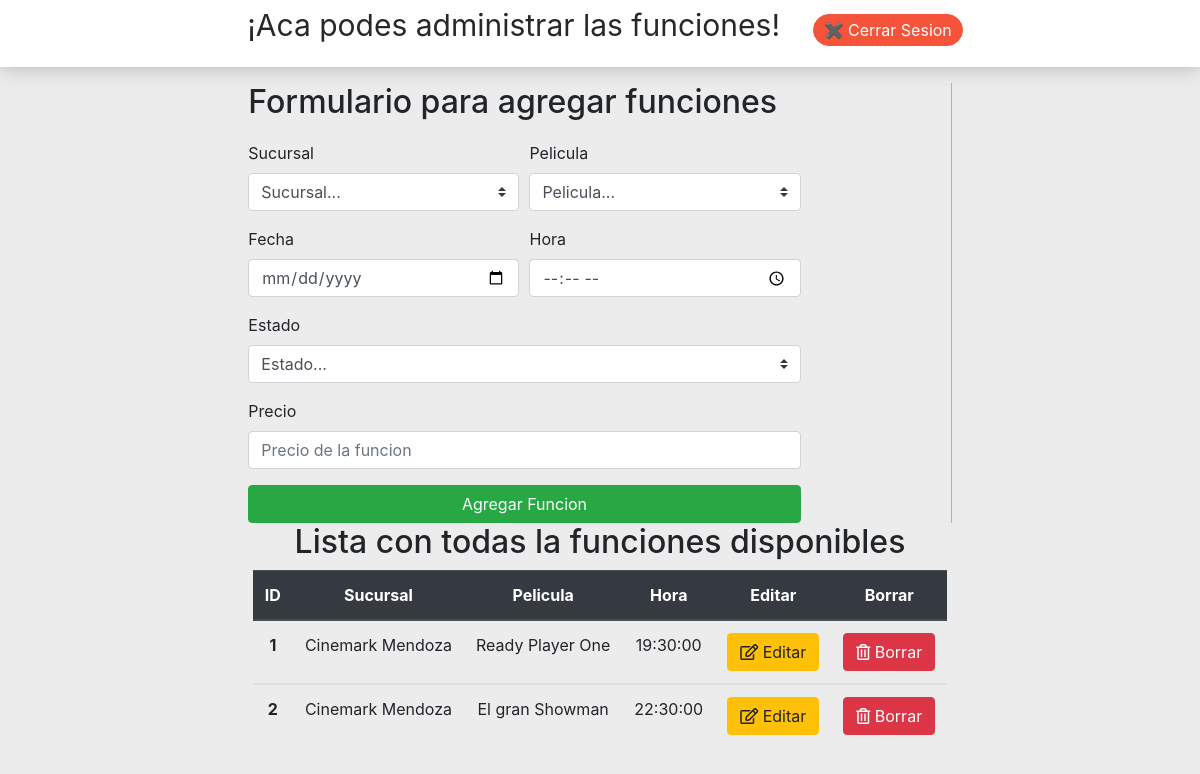
The page /views/admin/admin.funciones.view.php on the database its author committed.
### tables this page shows
CREATE TABLE `funciones` (
  `fun_idFuncion` int(4) NOT NULL,
  `idSucursal` int(4) NOT NULL,
  `idPelicula` int(11) NOT NULL,
  `fun_horarioFuncion` time NOT NULL,
  `fun_fechaFuncion` date NOT NULL,
  `fun_estadoFuncion` tinyint(1) NOT NULL,
  `fun_precioFuncion` int(4) NOT NULL
);

CREATE TABLE `sucursales` (
  `suc_idSucursal` int(4) NOT NULL,
  `suc_nombreSucursal` varchar(200) NOT NULL,
  `suc_estadoSucursal` tinyint(1) NOT NULL,
  `suc_deptoSucursal` varchar(200) NOT NULL,
  `suc_telefonoSucursal` varchar(100) NOT NULL,
  `suc_direccionSucursal` varchar(200) NOT NULL,
  `suc_nroCalle` int(6) NOT NULL
);

CREATE TABLE `peliculas` (
  `pel_idPelicula` int(11) NOT NULL,
  `pel_nombrePelicula` varchar(70) NOT NULL,
  `pel_clasificacionPelicula` varchar(30) NOT NULL,
  `pel_idiomaPelicula` varchar(30) NOT NULL,
  `pel_descripcionPelicula` varchar(300) NOT NULL,
  `pel_posterPelicula` blob NOT NULL
);

### views/admin/admin.funciones.view.php (the view, shortened to what this page needs)
<!DOCTYPE html>
<html lang="en">
<head>
    <link rel="stylesheet" href="https://use.fontawesome.com/releases/v5.7.2/css/all.css">
    <link rel="stylesheet" href="https://stackpath.bootstrapcdn.com/bootstrap/4.3.1/css/bootstrap.min.css">
</head>
<body>
    <header>
        <nav>
            <ul class="nav-bar">
                <li class="nombre-usuario">
                    <p>¡Aca podes administrar las funciones!</p>
                </li>
                <li>
                    <form action="../../funcs/cerrar.sesion.func.php" method="POST"><input class="btn-cerrar-sesion" type="submit" name="cerrar-sesion" value="✖ Cerrar Sesion"></form>
                </li>
            </ul>
        </nav>
    </header>
    <section class="main-container">
        <div class="form-container">
            <h2>Formulario para agregar funciones</h2>
            <form action="../../funcs/admin/agregar.funcion.func.php" method="POST">
                <div class="form-row">
                    <div class="form-group col-md-6">
                        <label for="sucursalFuncion">Sucursal</label>
                        <select class="custom-select mr-sm-2" name="sucursalFuncion" id="inlineFormCustomSelect">
                            <option selected>Sucursal...</option>
                        </select>
                    </div>
                    <div class="form-group col-md-6">
                        <label for="peliculaFuncion">Pelicula</label>
                        <select class="custom-select mr-sm-2" name="peliculaFuncion" id="inlineFormCustomSelect">
                            <option selected>Pelicula...</option>
                        </select>
                    </div>
                </div>
                <div class="form-row">
                    <div class="form-group col-md-6">
                        <label for="fecha">Fecha</label>
                        <input type="date" name="fechaFuncion" class="form-control" id="fecha" placeholder="Fecha de la funcion">
                    </div>
                    <div class="form-group col-md-6">
                        <label for="hora">Hora</label>
                        <input type="time" name="horaFuncion" class="form-control" id="hora" placeholder="Fecha de la funcion">
                    </div>
                </div>
                <div class="form-group">
                    <label for="selectEstado">Estado</label>
                    <select class="custom-select mr-sm-2" name="estadoFuncion" id="selectEstado">
                        <option selected>Estado...</option>
                    </select>
                </div>
                <div class="form-group">
                    <label for="precio">Precio</label>
                    <input type="text" name="precioFuncion" class="form-control" id="precio" placeholder="Precio de la funcion">
                </div>
                <input type="submit" name="agregar-pelicula" class="btn btn-success btn-block" value="Agregar Funcion">
            </form>
        </div>
        <div class="table-container">
            <h2>Lista con todas la funciones disponibles</h2>
            <table class="table">
                <thead class="thead-dark">
                    <tr>
                        <th scope="col">ID</th>
                        <th scope="col">Sucursal</th>
                        <th scope="col">Pelicula</th>
                        <th scope="col">Hora</th>
                        <th scope="col">Editar</th>
                        <th scope="col">Borrar</th>
                    </tr>
                </thead>
                <?php
                    require('../../funcs/conexion.func.php');
                    $query_obtener = "SELECT * FROM funciones F, sucursales S, peliculas P WHERE F.idSucursal = S.suc_idSucursal AND F.idPelicula = P.pel_idPelicula";
                    $resultado_obtener = mysqli_query($conexion, $query_obtener);
                    while ($row = mysqli_fetch_array($resultado_obtener)) {
                ?>
                <tbody>
                    <tr>
                        <th scope="row"><?php echo $row['fun_idFuncion']; ?></th>
                        <td><?php echo $row['suc_nombreSucursal']; ?></td>
                        <td><?php echo $row['pel_nombrePelicula']; ?></td>
                        <td><?php echo $row['fun_horarioFuncion']; ?></td>
                        <td><a class="btn btn-warning" href=""><i class="far fa-edit"></i></i> Editar</a></td>
                        <td><a class="btn btn-danger" href="../../funcs/admin/borrar.funcion.func.php?borrar=<?php echo $row['fun_idFuncion']; ?>"><i class="far fa-trash-alt"></i> Borrar</a></td>
                    </tr>
                </tbody>
                <?php
                    }
                ?>
            </table>
        </div>
    </section>
</body>
</html>

### rows shown on the page
funciones: fun_idFuncion "1", idSucursal.suc_nombreSucursal "Cinemark Mendoza", idPelicula.pel_nombrePelicula "Ready Player One", fun_horarioFuncion "19:30:00"
funciones: fun_idFuncion "2", idSucursal.suc_nombreSucursal "Cinemark Mendoza", idPelicula.pel_nombrePelicula "El gran Showman", fun_horarioFuncion "22:30:00"
